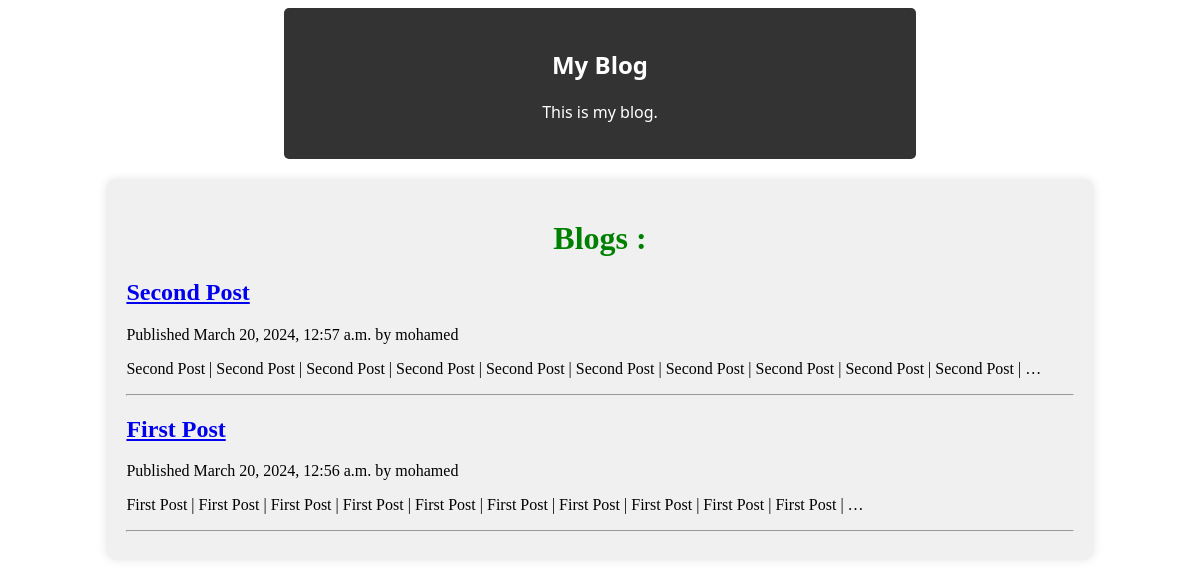
Screenshot of /blog/ with the database file from the repository.
### blog/models.py (models this page shows, shortened)
class Post(models.Model):
    class Status(models.TextChoices):
        DRAFT = 'DF', 'Draft',
        PUBLISHED = 'PB', 'Published',
    title = models.CharField(max_length=250)
    slug = models.SlugField(max_length=250)
    author = models.ForeignKey(User, on_delete=models.CASCADE, related_name='blog_posts')
    body = models.TextField()
    publish = models.DateTimeField(default=timezone.now)
    created = models.DateTimeField(auto_now_add=True)
    updated = models.DateTimeField(auto_now=True)
    status = models.CharField(max_length=2, choices=Status.choices, default=Status.DRAFT)
    class Meta:
        ordering = ['-publish']
        indexes = [
            models.Index(fields=['-publish']),
        ]

### blog/views.py (the view)
# urls.py: path('', views.post_list, name='post_list'),
def post_list(request):
    posts = Post.objects.all()
    return render(request, 'blog/post/list.html', {'posts': posts})

### blog/templates/blog/post/list.html (shortened to what this page needs)
{% extends "blog/base.html" %}
{% block content %}
    {% if posts %}
        <h1 style="text-align: center; color: green;">Blogs :</h1>
        {% for post in posts %}
            <h2>
                <a href={% url "blog:post_detail" post.id %}>
                    {{ post.title }}
            </h2>
            <p class="date">
                Published {{ post.publish }} by {{ post.author }}
            </p>
            {{ post.body|truncatewords:30|linebreaks }}
            <hr>
        {% endfor %}
    {% elif not posts %}
            <h1 style="color: blue; text-align: center">No Posts Found !</h1>
    {% endif %}
{% endblock %}

### blog/templates/blog/base.html (shortened to what this page needs)
{% load static %}
<!DOCTYPE html>
<html lang="en">
    <head>
        <link href={% static 'css/blog.css' %} rel="stylesheet">
    </head>
    <body>
        <div id="sidebar">
            <h2>My Blog</h2>
            <p>This is my blog.</p>
        </div>
        <div id="content">
            {% block content %}
            {% endblock  %}
        </div>
    </body>
</html>

### blog/static/css/blog.css (style rules this page uses)
#content { width: 80%; margin: 0 auto; background-color: #f0f0f0; padding: 20px; border-radius: 10px; box-shadow: 0 0 10px rgba(0, 0, 0, 0.1); margin-top: 20px; }
#sidebar { width: 50%; background-color: #333; color: #fff; padding: 20px; border-radius: 5px; margin: auto; text-align: center; font-family: 'Segoe UI', Tahoma, Geneva, Verdana, sans-serif; }

### rows the page displays
Post: title "Second Post", publish "March 20, 2024, 12:57 a.m.", author "mohamed", body "Second Post | Second Post | Second Post | Second Post | Second Post | Second Post | Second Post | Second Post | Second Post | Second Post | …"
Post: title "First Post", publish "March 20, 2024, 12:56 a.m.", author "mohamed", body "First Post | First Post | First Post | First Post | First Post | First Post | First Post | First Post | First Post | First Post | …"
